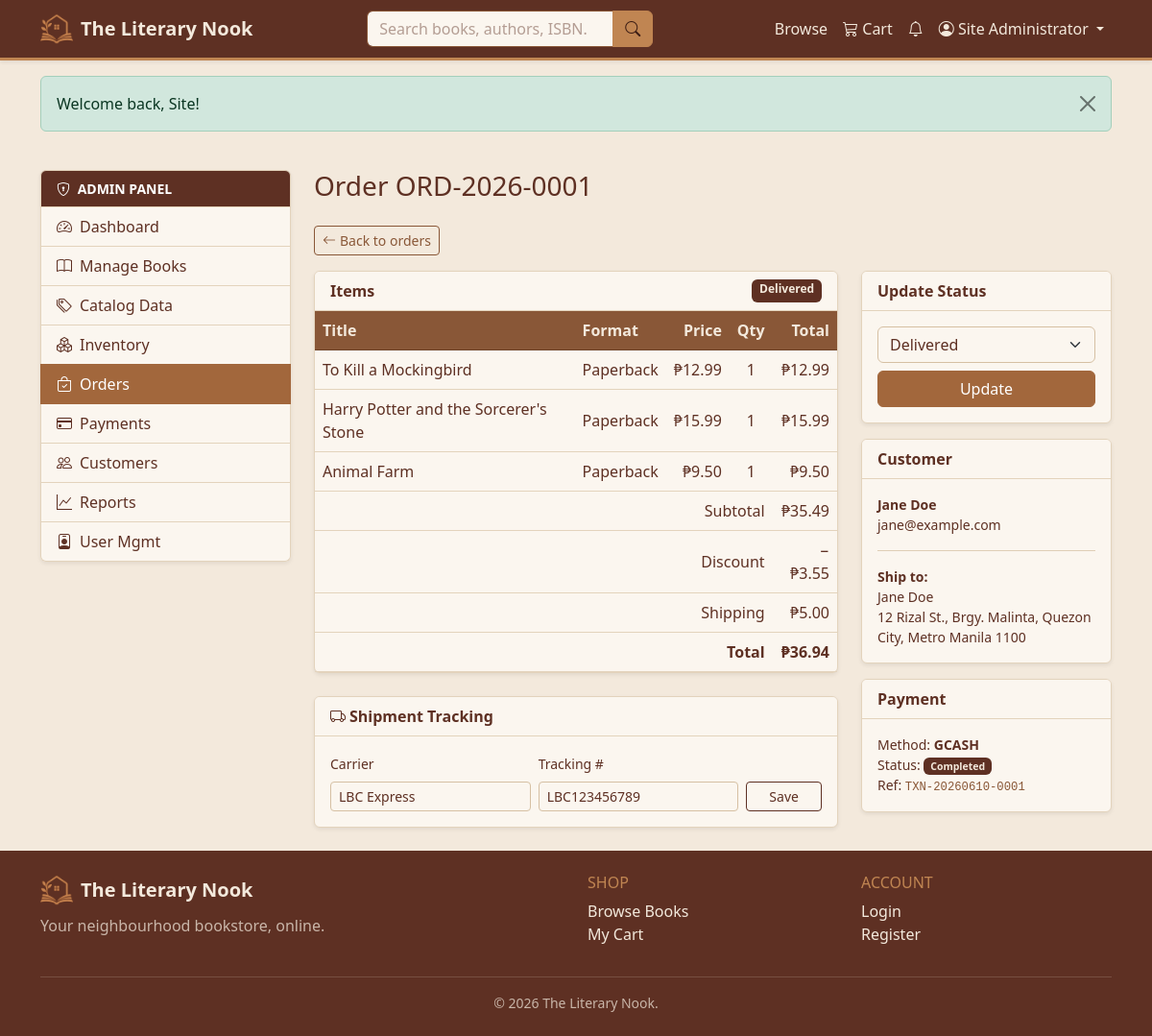
Page /admin/order_detail.php?id=1 (signed in) on the committed database.
### tables this page shows
CREATE TABLE orders (
    order_id            INT UNSIGNED NOT NULL AUTO_INCREMENT,
    order_number        VARCHAR(20)  NOT NULL,
    user_id             INT UNSIGNED NOT NULL,
    shipping_address_id INT UNSIGNED DEFAULT NULL,
    promo_id            INT UNSIGNED DEFAULT NULL,
    status              ENUM('pending','confirmed','shipped','delivered','cancelled')
                                     NOT NULL DEFAULT 'pending',
    subtotal            DECIMAL(10,2) NOT NULL DEFAULT 0,
    discount_amount     DECIMAL(10,2) NOT NULL DEFAULT 0,
    shipping_fee        DECIMAL(10,2) NOT NULL DEFAULT 0,
    total_amount        DECIMAL(10,2) NOT NULL DEFAULT 0,
    placed_at           TIMESTAMP     NOT NULL DEFAULT CURRENT_TIMESTAMP,
    PRIMARY KEY (order_id),
    UNIQUE KEY uq_order_number (order_number),
    KEY idx_order_user (user_id),
    KEY idx_order_status (status),
    CONSTRAINT fk_order_user FOREIGN KEY (user_id)
        REFERENCES users (user_id) ON DELETE RESTRICT ON UPDATE CASCADE,
    CONSTRAINT fk_order_addr FOREIGN KEY (shipping_address_id)
        REFERENCES addresses (address_id) ON DELETE SET NULL ON UPDATE CASCADE,
    CONSTRAINT fk_order_promo FOREIGN KEY (promo_id)
        REFERENCES promotions (promo_id) ON DELETE SET NULL ON UPDATE CASCADE
);

CREATE TABLE order_items (
    order_item_id INT UNSIGNED NOT NULL AUTO_INCREMENT,
    order_id      INT UNSIGNED NOT NULL,
    format_id     INT UNSIGNED DEFAULT NULL,       
    book_title    VARCHAR(200) NOT NULL,           
    format_type   VARCHAR(20)  NOT NULL,           
    unit_price    DECIMAL(10,2) NOT NULL,          
    quantity      INT           NOT NULL,
    line_total    DECIMAL(10,2) NOT NULL,
    PRIMARY KEY (order_item_id),
    KEY idx_oi_order (order_id),
    KEY idx_oi_fmt (format_id),
    CONSTRAINT fk_oi_order FOREIGN KEY (order_id)
        REFERENCES orders (order_id) ON DELETE CASCADE ON UPDATE CASCADE,
    CONSTRAINT fk_oi_fmt FOREIGN KEY (format_id)
        REFERENCES book_formats (format_id) ON DELETE SET NULL ON UPDATE CASCADE
);

CREATE TABLE shipments (
    shipment_id     INT UNSIGNED NOT NULL AUTO_INCREMENT,
    order_id        INT UNSIGNED NOT NULL,
    carrier         VARCHAR(60)  DEFAULT NULL,
    tracking_number VARCHAR(60)  DEFAULT NULL,
    status          ENUM('preparing','in_transit','out_for_delivery','delivered')
                                 NOT NULL DEFAULT 'preparing',
    shipped_at      DATETIME     DEFAULT NULL,
    delivered_at    DATETIME     DEFAULT NULL,
    PRIMARY KEY (shipment_id),
    KEY idx_ship_order (order_id),
    CONSTRAINT fk_ship_order FOREIGN KEY (order_id)
        REFERENCES orders (order_id) ON DELETE CASCADE ON UPDATE CASCADE
);

CREATE TABLE users (
    user_id            INT UNSIGNED     NOT NULL AUTO_INCREMENT,
    first_name         VARCHAR(50)      NOT NULL,
    last_name          VARCHAR(50)      NOT NULL,
    email              VARCHAR(120)     NOT NULL,
    password_hash      VARCHAR(255)     NOT NULL,       
    phone              VARCHAR(20)      DEFAULT NULL,
    avatar             VARCHAR(255)     DEFAULT NULL,   
    role               ENUM('customer','admin') NOT NULL DEFAULT 'customer',
    membership_status  ENUM('regular','silver','gold','vip') NOT NULL DEFAULT 'regular',
    is_active          TINYINT(1)       NOT NULL DEFAULT 1,
    created_at         TIMESTAMP        NOT NULL DEFAULT CURRENT_TIMESTAMP,
    updated_at         TIMESTAMP        NOT NULL DEFAULT CURRENT_TIMESTAMP
                                        ON UPDATE CURRENT_TIMESTAMP,
    PRIMARY KEY (user_id),
    UNIQUE KEY uq_users_email (email),
    KEY idx_users_role (role)
);

CREATE TABLE addresses (
    address_id     INT UNSIGNED  NOT NULL AUTO_INCREMENT,
    user_id        INT UNSIGNED  NOT NULL,
    label          VARCHAR(40)   NOT NULL DEFAULT 'Home',    
    recipient_name VARCHAR(100)  NOT NULL,
    line1          VARCHAR(150)  NOT NULL,
    line2          VARCHAR(150)  DEFAULT NULL,
    city           VARCHAR(60)   NOT NULL,
    state          VARCHAR(60)   NOT NULL,
    postal_code    VARCHAR(20)   NOT NULL,
    country        VARCHAR(60)   NOT NULL DEFAULT 'Philippines',
    phone          VARCHAR(20)   DEFAULT NULL,
    is_default     TINYINT(1)    NOT NULL DEFAULT 0,
    PRIMARY KEY (address_id),
    KEY idx_addr_user (user_id),
    CONSTRAINT fk_addr_user FOREIGN KEY (user_id)
        REFERENCES users (user_id) ON DELETE CASCADE ON UPDATE CASCADE
);

CREATE TABLE payments (
    payment_id      INT UNSIGNED NOT NULL AUTO_INCREMENT,
    order_id        INT UNSIGNED NOT NULL,
    payment_method  ENUM('credit_card','debit_card','paypal','gcash','cod') NOT NULL,
    amount          DECIMAL(10,2) NOT NULL,
    status          ENUM('pending','completed','failed','refunded') NOT NULL DEFAULT 'pending',
    transaction_ref VARCHAR(40)  DEFAULT NULL,
    paid_at         TIMESTAMP    NULL DEFAULT NULL,
    created_at      TIMESTAMP    NOT NULL DEFAULT CURRENT_TIMESTAMP,
    PRIMARY KEY (payment_id),
    KEY idx_pay_order (order_id),
    KEY idx_pay_status (status),
    CONSTRAINT fk_pay_order FOREIGN KEY (order_id)
        REFERENCES orders (order_id) ON DELETE CASCADE ON UPDATE CASCADE
);

### config/database.php (called while the page is built, shortened)
<?php
try {
    $conn = mysqli_connect(DB_HOST, DB_USER, DB_PASS, DB_NAME);
    mysqli_set_charset($conn, 'utf8mb4');
} catch (mysqli_sql_exception $e) {
    error_log('Database connection failed: ' . $e->getMessage());
    http_response_code(503);
    echo '<div style="font-family:system-ui,sans-serif;max-width:640px;margin:3rem auto;'
       . 'padding:1.5rem;border:1px solid #e3d3bc;border-radius:.75rem">'
       . '<h3 style="color:#a8412f;margin-top:0">Service temporarily unavailable</h3>'
       . '<p>The site cannot reach its database right now. Please try again shortly.</p>'
       . '</div>';
    exit;
}
function db_types(array $params): string
{
    $types = '';
    foreach ($params as $p) {
        if (is_int($p))        $types .= 'i';
        elseif (is_float($p))  $types .= 'd';
        else                   $types .= 's';
    }
    return $types;
}
function db_run(string $sql, array $params = [], string $types = '')
{
    global $conn;
    $stmt = mysqli_prepare($conn, $sql);
    if ($params) {
        if ($types === '') $types = db_types($params);
        mysqli_stmt_bind_param($stmt, $types, ...$params);
    }
    mysqli_stmt_execute($stmt);
    return $stmt;
}
function db_all(string $sql, array $params = [], string $types = ''): array
{
    $stmt = db_run($sql, $params, $types);
    $res  = mysqli_stmt_get_result($stmt);
    $rows = mysqli_fetch_all($res, MYSQLI_ASSOC);
    return $rows;
}
function db_one(string $sql, array $params = [], string $types = ''): ?array
{
    $stmt = db_run($sql, $params, $types);
    $res  = mysqli_stmt_get_result($stmt);
    $row  = mysqli_fetch_assoc($res);
    return $row ?: null;
}

### admin/order_detail.php (the view, shortened to what this page needs)
<?php
$oid = (int) ($_GET['id'] ?? 0);
$order = db_one(
    'SELECT o.*, CONCAT(u.first_name," ",u.last_name) AS customer, u.email, u.user_id AS cust_id,
            a.recipient_name, a.line1, a.line2, a.city, a.state, a.postal_code, a.country
     FROM orders o JOIN users u ON u.user_id = o.user_id
     LEFT JOIN addresses a ON a.address_id = o.shipping_address_id
     WHERE o.order_id = ?', [$oid]);
$items    = db_all('SELECT * FROM order_items WHERE order_id = ?', [$oid]);
$payment  = db_one('SELECT * FROM payments WHERE order_id = ? ORDER BY payment_id DESC LIMIT 1', [$oid]);
$shipment = db_one('SELECT * FROM shipments WHERE order_id = ? ORDER BY shipment_id DESC LIMIT 1', [$oid]);
$dash_title = 'Order ' . e($order['order_number']);
include INCLUDES_PATH . '/header.php';
include INCLUDES_PATH . '/dash_open.php';
?>
<a href="<?= url('admin/orders.php') ?>" class="btn btn-sm btn-outline-secondary mb-3">
  <i class="bi bi-arrow-left me-1"></i>Back to orders
</a>
<div class="row g-4">
  <div class="col-lg-8">
    <div class="card shadow-sm mb-4">
      <div class="card-header bg-white d-flex justify-content-between"><span class="fw-semibold">Items</span><?= status_badge($order['status']) ?></div>
      <div class="table-responsive">
        <table class="table align-middle mb-0">
          <thead class="table-light"><tr><th>Title</th><th>Format</th><th class="text-end">Price</th><th class="text-center">Qty</th><th class="text-end">Total</th></tr></thead>
          <tbody>
          <?php foreach ($items as $it): ?>
            <tr><td><?= e($it['book_title']) ?></td><td class="text-capitalize"><?= e($it['format_type']) ?></td>
                <td class="text-end"><?= money($it['unit_price']) ?></td><td class="text-center"><?= (int)$it['quantity'] ?></td>
                <td class="text-end"><?= money($it['line_total']) ?></td></tr>
          <?php endforeach; ?>
          </tbody>
          <tfoot>
            <tr><td colspan="4" class="text-end">Subtotal</td><td class="text-end"><?= money($order['subtotal']) ?></td></tr>
            <?php if ($order['discount_amount']>0): ?><tr class="text-success"><td colspan="4" class="text-end">Discount</td><td class="text-end">−<?= money($order['discount_amount']) ?></td></tr><?php endif; ?>
            <tr><td colspan="4" class="text-end">Shipping</td><td class="text-end"><?= money($order['shipping_fee']) ?></td></tr>
            <tr class="fw-bold border-top"><td colspan="4" class="text-end">Total</td><td class="text-end"><?= money($order['total_amount']) ?></td></tr>
          </tfoot>
        </table>
      </div>
    </div>
    <?php if ($shipment): ?>
    <div class="card shadow-sm">
      <div class="card-header bg-white fw-semibold"><i class="bi bi-truck me-1"></i>Shipment Tracking</div>
      <div class="card-body">
        <form method="post" class="row g-2 align-items-end">
          <div class="col-md-5"><label class="form-label small">Carrier</label>
            <input name="carrier" class="form-control form-control-sm" value="<?= e($shipment['carrier']) ?>"></div>
          <div class="col-md-5"><label class="form-label small">Tracking #</label>
            <input name="tracking_number" class="form-control form-control-sm" value="<?= e($shipment['tracking_number']) ?>"></div>
          <div class="col-md-2"><button class="btn btn-sm btn-outline-dark w-100">Save</button></div>
        </form>
      </div>
    </div>
    <?php endif; ?>
  </div>
  <div class="col-lg-4">
    <div class="card shadow-sm mb-3">
      <div class="card-header bg-white fw-semibold">Update Status</div>
      <div class="card-body">
        <form method="post">
          <select name="status" class="form-select mb-2">
            <?php foreach (['pending','confirmed','shipped','delivered','cancelled'] as $s): ?>
              <option value="<?= $s ?>" <?= $order['status']===$s?'selected':'' ?> class="text-capitalize"><?= ucfirst($s) ?></option>
            <?php endforeach; ?>
          </select>
          <button class="btn btn-warning w-100" data-confirm="Update order status?">Update</button>
        </form>
      </div>
    </div>
    <div class="card shadow-sm mb-3">
      <div class="card-header bg-white fw-semibold">Customer</div>
      <div class="card-body small">
        <strong><?= e($order['customer']) ?></strong><br><?= e($order['email']) ?>
        <?php if ($order['recipient_name']): ?>
          <hr><strong>Ship to:</strong><br><?= e($order['recipient_name']) ?><br>
          <?= e($order['line1']) ?>, <?= e($order['city'].', '.$order['state'].' '.$order['postal_code']) ?>
        <?php endif; ?>
      </div>
    </div>
    <div class="card shadow-sm">
      <div class="card-header bg-white fw-semibold">Payment</div>
      <div class="card-body small">
        <?php if ($payment): ?>
          Method: <strong class="text-uppercase"><?= e(str_replace('_',' ',$payment['payment_method'])) ?></strong><br>
          Status: <?= status_badge($payment['status']) ?><br>
          <?php if ($payment['transaction_ref']): ?>Ref: <code><?= e($payment['transaction_ref']) ?></code><?php endif; ?>
        <?php else: ?><span class="text-muted">No payment.</span><?php endif; ?>
      </div>
    </div>
  </div>
</div>
<?php include INCLUDES_PATH . '/dash_close.php'; include INCLUDES_PATH . '/footer.php'; ?>

### includes/dash_open.php (shortened to what this page needs)
<div class="container">
  <div class="row g-4">
    <aside class="col-lg-3">
      <?php include INCLUDES_PATH . '/sidebar.php'; ?>
    </aside>
    <section class="col-lg-9">
      <?php if (!empty($dash_title)): ?>
        <h1 class="h3 mb-4"><?= e($dash_title) ?></h1>
      <?php endif; ?>

### functions/functions.php (shortened to what this page needs)
<?php
function e($value): string
{
    return htmlspecialchars((string) $value, ENT_QUOTES, 'UTF-8');
}
function url(string $path = ''): string
{
    return BASE_URL . ltrim($path, '/');
}
function money($amount): string
{
    return CURRENCY . number_format((float) $amount, 2);
}
function status_badge(string $status): string
{
    $map = [
        'pending'   => 'light',     'confirmed' => 'warning',
        'shipped'   => 'secondary', 'delivered' => 'dark',
        'cancelled' => 'danger',    'completed' => 'dark',
        'failed'    => 'danger',    'refunded'  => 'warning',
    ];
    $color = $map[$status] ?? 'light';
    $extra = $color === 'light' ? ' border' : '';
    return '<span class="badge text-bg-' . $color . $extra . ' text-capitalize">' . e($status) . '</span>';
}

### rows in the picture
orders: order_number "Order ORD-2026-0001", status "Delivered", subtotal "₱35.49", discount_amount "₱3.55", shipping_fee "₱5.00", total_amount "₱36.94", user.email "jane@example.com", shipping_address.recipient_name "Jane Doe", shipping_address.line1 "12 Rizal St., Brgy. Malinta", shipping_address.postal_code "Quezon City, Metro Manila 1100"
order_items: book_title "To Kill a Mockingbird", format_type "Paperback", unit_price "₱12.99", quantity "1", line_total "₱12.99"
order_items: book_title "Harry Potter and the Sorcerer's Stone", format_type "Paperback", unit_price "₱15.99", quantity "1", line_total "₱15.99"
order_items: book_title "Animal Farm", format_type "Paperback", unit_price "₱9.50", quantity "1", line_total "₱9.50"
shipments: carrier "LBC Express", tracking_number "LBC123456789"
payments: payment_method "GCASH", status "Completed", transaction_ref "TXN-20260610-0001"

### other values in the picture
SITE_NAME "The Literary Nook"
$u['name'] "Site Administrator"
$f['message'] "Welcome back, Site!"
$label "Dashboard"
$label "Manage Books"
$label "Catalog Data"
$label "Inventory"
$label "Orders"
$label "Payments"
$label "Customers"
$label "Reports"
$label "User Mgmt"
$order['customer'] "Jane Doe"
SITE_TAGLINE "Your neighbourhood bookstore, online."
